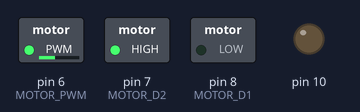
A sketch run on a simulated Arduino Uno, built with avr-gcc and run on an emulated ATmega328P. Parts: switched loads named in the sketch (green lamp = pin HIGH), output pins drawn as LEDs (lit = HIGH).

Above: at 0.05 s.
At 0.95 s:
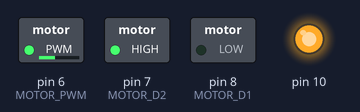
Timing chart, 0 to 3.0 s (numbered marks = the images above):
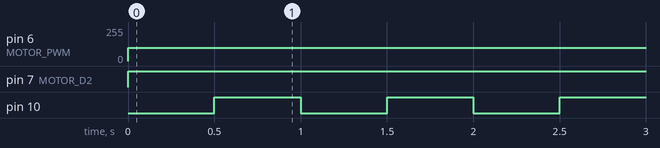

The sketch:

Lab12-3.ino
```cpp
#define EncoderB 3
#define EncoderA 2
#define MOTOR_D1 8
#define MOTOR_D2 7
#define MOTOR_PWM 6
#define SW1 5
#define SW2 4

unsigned long preMilli = 0;
unsigned long state = LOW;
int speedMotor = 100;

void setup(){
  pinMode(EncoderB, INPUT_PULLUP);
  pinMode(EncoderA, INPUT_PULLUP);
  pinMode(SW1, INPUT_PULLUP);
  pinMode(SW2, INPUT_PULLUP);
  pinMode(MOTOR_D1, OUTPUT);
  pinMode(MOTOR_D2, OUTPUT);
  pinMode(MOTOR_PWM, OUTPUT);
  pinMode(10, OUTPUT);
  Serial.begin(9600);

  attachInterrupt(digitalPinToInterrupt(SW1),
                  ChannelA,FALLING);
  attachInterrupt(digitalPinToInterrupt(SW2),
                  ChannelB,FALLING);
}

void loop(){
  unsigned long curMilli = millis();
  if(curMilli - preMilli >= 500){
    state = !state;
    digitalWrite(10, state);
    preMilli = curMilli;
  }
  setSpeed(speedMotor);
}

void moveForward(int velo){
  digitalWrite(MOTOR_D1, LOW);
  digitalWrite(MOTOR_D2, HIGH);
  analogWrite(MOTOR_PWM, velo);
}

void moveBackward(int velo){
  digitalWrite(MOTOR_D1, HIGH);
  digitalWrite(MOTOR_D2, LOW);
  analogWrite(MOTOR_PWM, velo);
}

void setSpeed(int i){
  if(i>0)
    moveForward(i);
  if(i<0){
    int j = i*(-1);
    moveBackward(j);
  }
}

void ChannelA() {
  digitalWrite(MOTOR_D1, LOW);
  digitalWrite(MOTOR_D2, LOW);
  speedMotor = 100;
  Serial.print("O");
}

void ChannelB() {
  digitalWrite(MOTOR_D1, LOW);
  digitalWrite(MOTOR_D2, LOW);
  speedMotor = -100;
  Serial.print("K");
}
```

Measured:
- by itself, pin 6 (MOTOR_PWM): 0/255 → 100/255 at 0.00 s
- by itself, pin 7 (MOTOR_D2): LOW → HIGH at 0.00 s
- by itself, pin 10: alternates HIGH for 0.50 s and LOW for 0.50 s
